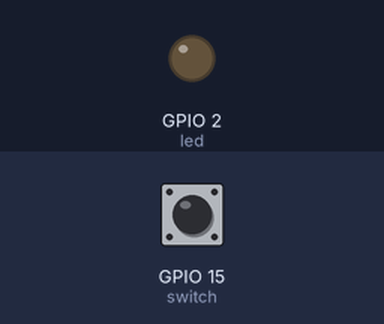
Recording of a program running on a simulated ESP32 board running MicroPython. On the bench: output pins drawn as LEDs (lit = HIGH). Inputs (shaded band) come from the test bench; at power-on: GPIO 15 (switch) HIGH.

Above: at 1.2 s.
1.3 s: GPIO 15 (switch) pulled LOW for 0.15 s
At 1.9 s:
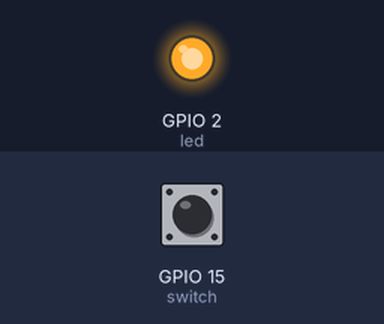
Timing chart, 0 to 12.8 s (numbered marks = the images above; inputs shaded):
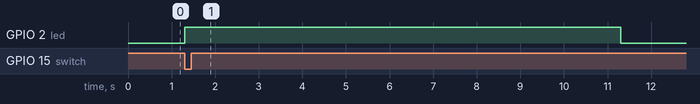

The program:

07_02_switch_led.py
```python
from machine import Pin, Signal
from time import sleep

switch = Pin(15, Pin.IN, Pin.PULL_UP)
led = Signal(2, Pin.OUT)

while True:
    if switch.value() == 0:
        led.on()
        sleep(10)
        led.off()
```

Measured:
- after the input at 1.3 s, GPIO 2 (led): LOW → HIGH at once, → LOW 10.0 s later
